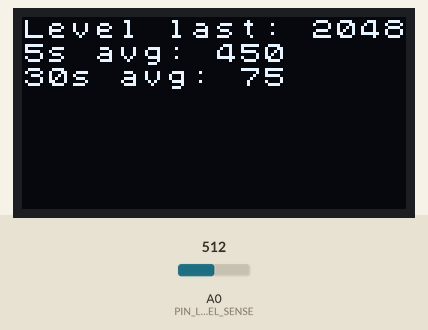
Recording of a sketch running on a simulated Arduino Zero (SAMD21). Shown: 128×64 one-colour display. The inputs (shaded band) are chosen by the test bench; at power-on: A0 (PIN_LEVEL_SENSE) = 512 (analog values on the 0–1023 scale). What the sketch prints to the serial monitor is not drawn.

Above: at 4.2 s.
4.3 s: A0 (PIN_LEVEL_SENSE) set to 716
At 5.7 s:
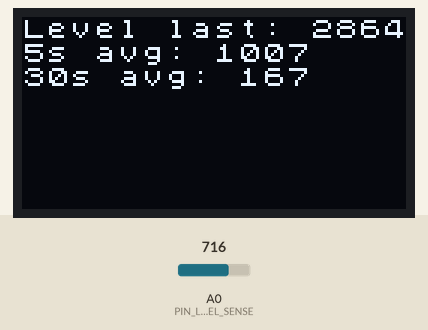
7.3 s: A0 (PIN_LEVEL_SENSE) set to 900
At 7.8 s:
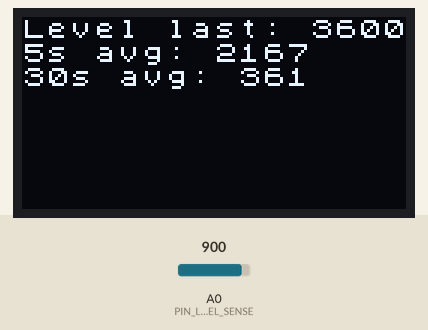
9.9 s: A0 (PIN_LEVEL_SENSE) set to 1023
At 11.4 s:
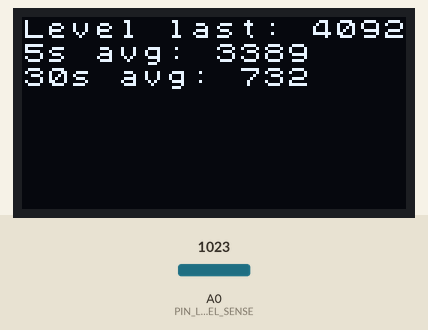
Timing chart, 0 to 12.9 s (numbered marks = the images above; inputs shaded):
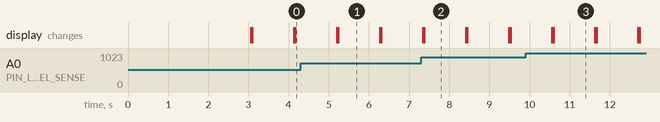

Measured:
- what the display in image 1 shows lasts 1.1 s, from 5.2 s to 6.3 s

The sketch:

level-sensor-test-xiao.ino
```cpp
#include <Arduino.h>
#include <U8x8lib.h>
#include <Wire.h>

#define PIN_LEVEL_SENSE A0
#define NUM_MEASUREMENTS 5
#define PERIOD_MEAS_MS 100
#define PERIOD_MOVING_AVERAGE_1_MS 5000
#define PERIOD_MOVING_AVERAGE_2_MS 30000

const uint16_t NUM_SAMPLES_1 = PERIOD_MOVING_AVERAGE_1_MS/PERIOD_MEAS_MS;
const uint16_t NUM_SAMPLES_2 =  PERIOD_MOVING_AVERAGE_2_MS/PERIOD_MEAS_MS;

U8X8_SSD1306_128X64_NONAME_HW_I2C u8x8(/* clock=*/ SCL, /* data=*/ SDA, /* reset=*/ U8X8_PIN_NONE);   // OLEDs without Reset of the Display

uint16_t mov_avg_vals_1[NUM_SAMPLES_1] = {0};
uint16_t mov_avg_vals_2[NUM_SAMPLES_2] = {0};

uint32_t count = 0;
uint32_t sum_1 = 0;
uint32_t sum_2 = 0;

void setup(void) {
  Serial.begin(115200);
  delay(3000);

  u8x8.begin();
  u8x8.setFlipMode(1);   // set number from 1 to 3, the screen word will rotary 180

  pinMode(PIN_LEVEL_SENSE, INPUT);
  analogReadResolution(12);

  Serial.println(NUM_SAMPLES_1);
  Serial.println(NUM_SAMPLES_2);
}

void loop(void) {


  uint16_t val = analogRead(PIN_LEVEL_SENSE);

  int index_1 = count % NUM_SAMPLES_1;
  int index_2 = count % NUM_SAMPLES_2;
  Serial.print(count);
  Serial.print(" ");
  Serial.print(index_1);
  Serial.print(" ");
  Serial.println(index_2);

  // sum
  sum_1 -= mov_avg_vals_1[index_1];
  sum_1 += val;
  mov_avg_vals_1[index_1] = val;

  sum_2 -= mov_avg_vals_2[index_2];
  sum_2 += val;
  mov_avg_vals_2[index_2] = val;


  uint16_t val_avg_1 = sum_1/NUM_SAMPLES_1;
  uint16_t val_avg_2 = sum_2/NUM_SAMPLES_2;


  if (!(count % 10)){
    u8x8.clear();
    u8x8.setFont(u8x8_font_chroma48medium8_r);
    u8x8.setCursor(0, 0);
    u8x8.print("Level last: ");
    u8x8.print(val);
    u8x8.setCursor(0, 1);
    u8x8.print("5s avg: ");
    u8x8.print(val_avg_1);
    u8x8.setCursor(0, 2);
    u8x8.print("30s avg: ");
    u8x8.print(val_avg_2);
  }

  Serial.println(val);

  delay(PERIOD_MEAS_MS);
  count ++;

}
```
